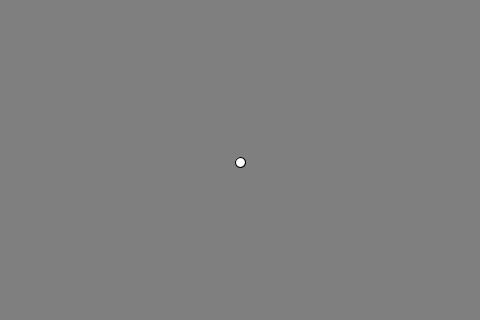
Frame 1 (no input)
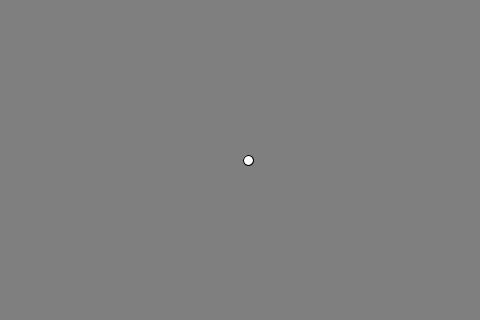
Frame 60 (the mouse pressed at the canvas centre just before this capture)
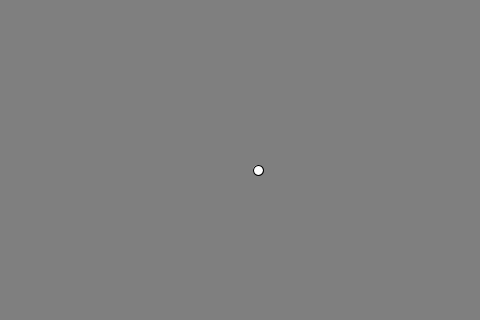
Frame 120 (the mouse held since frame 60 and released just before this capture)

The Processing sketch that drew these frames (run headless with seeded random() and noise(); from frame 60 on, the mouse is pressed at the canvas centre):

// Processing sketch: tnoc_walker_01
// ── tnoc_walker_01.pde
Walker w;

void setup () {
  size (480, 320);
  
  w = new Walker();
  
  background (255);
}

void draw () {
  background(127);
  w.step();
  w.display();
}

// ── Walker.pde
class Walker {
  int x;
  int y;
  int speed = 2;
  
  Walker () {
    x = width / 2;
    y = height / 2;
  }
  
  void display () {

    ellipse (x, y, 10, 10);
  }
  
  void step () {
    int choice = int (random(4));
    
    if (choice == 0) {
      x+= speed;
    } else if (choice == 1) {
      x-= speed;
    } else if (choice == 2) {
      y+= speed;
    } else {
      y-= speed;
    }
  }
}
